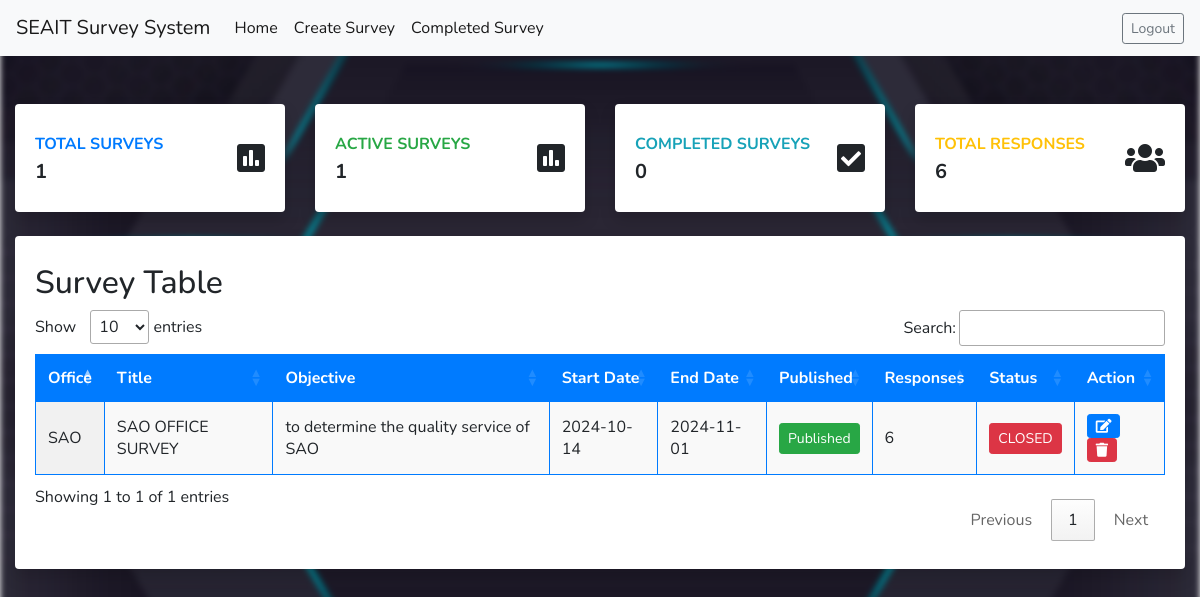
The app's page /admin/home.php (signed in) with its own data.
### tables this page shows
CREATE TABLE IF NOT EXISTS `surveys` (
  `survey_id` int NOT NULL AUTO_INCREMENT,
  `office` varchar(100) NOT NULL,
  `title` varchar(255) NOT NULL,
  `objective` text,
  `is_anonymous` tinyint(1) DEFAULT '0',
  `is_published` tinyint(1) DEFAULT '0',
  `start_date` date DEFAULT NULL,
  `end_date` date DEFAULT NULL,
  `created_by` int DEFAULT NULL,
  `created_at` timestamp NULL DEFAULT CURRENT_TIMESTAMP,
  `updated_at` timestamp NULL DEFAULT CURRENT_TIMESTAMP ON UPDATE CURRENT_TIMESTAMP,
  `is_complete` int NOT NULL,
  PRIMARY KEY (`survey_id`),
  KEY `created_by` (`created_by`)
);

### admin/home.php (the view, shortened to what this page needs)
<?php include 'includes/header.php';
include 'includes/navtop.php';
mysqli_set_charset($conn, "utf8");
$surveytable = "SELECT * FROM surveys";
if ($stmt = mysqli_prepare($conn, $surveytable)) {
    mysqli_stmt_execute($stmt);
    $surveyresult = mysqli_stmt_get_result($stmt);
} else {
    echo "Failed to prepare statement: " . mysqli_error($conn);
}
?>
<link rel="stylesheet" href="https://cdnjs.cloudflare.com/ajax/libs/font-awesome/5.13.0/css/all.min.css">
<link rel="stylesheet" href="https://cdn.datatables.net/1.11.5/css/jquery.dataTables.min.css">
<link rel="stylesheet" href="../css/home.css">
<div class="container-fluid mt-5">
    <div class="row">
        <div class="col-xl-3 col-md-6 mb-4">
            <div class="card border-left-primary shadow h-100 py-2">
                <div class="card-body">
                    <div class="row no-gutters align-items-center">
                        <div class="col mr-2">
                            <div class="text-xs font-weight-bold text-primary text-uppercase mb-1">Total Surveys</div>
                            <div class="h5 mb-0 font-weight-bold text-gray-800">
                                <?php echo mysqli_num_rows($surveyresult); ?>
                            </div>
                        </div>
                        <div class="col-auto">
                            <i class="fas fa-poll fa-2x text-gray-300"></i>
                        </div>
                    </div>
                </div>
            </div>
        </div>
        <div class="col-xl-3 col-md-6 mb-4">
            <div class="card border-left-success shadow h-100 py-2">
                <div class="card-body">
                    <div class="row no-gutters align-items-center">
                        <div class="col mr-2">
                            <div class="text-xs font-weight-bold text-success text-uppercase mb-1">Active Surveys
                            </div>
                            <?php
                            $activesurveys = "SELECT * FROM surveys WHERE end_date > NOW() OR is_published = 0";
                            if ($stmt = mysqli_prepare($conn, $activesurveys)) {
                                mysqli_stmt_execute($stmt);
                                $activesurveyresult = mysqli_stmt_get_result($stmt);
                            }
                            ?>
                            <div class="h5 mb-0 font-weight-bold text-gray-800">
                                <?php echo mysqli_num_rows($activesurveyresult); ?>
                            </div>
                        </div>
                        <div class="col-auto">
                            <i class="fas fa-poll fa-2x text-gray-300"></i>
                        </div>
                    </div>
                </div>
            </div>
        </div>
        <div class="col-xl-3 col-md-6 mb-4">
            <div class="card border-left-info shadow h-100 py-2">
                <div class="card-body">
                    <div class="row no-gutters align-items-center">
                        <div class="col mr-2">
                            <div class="text-xs font-weight-bold text-info text-uppercase mb-1">Completed Surveys</div>
                            <?php
                            $completeurveys = "SELECT * FROM surveys WHERE end_date < NOW() AND is_published = 1";
                            if ($stmt = mysqli_prepare($conn, $completeurveys)) {
                                mysqli_stmt_execute($stmt);
                                $completeurveyresult = mysqli_stmt_get_result($stmt);
                            }
                            ?>
                            <div class="h5 mb-0 font-weight-bold text-gray-800">
                                <?php echo mysqli_num_rows($completeurveyresult); ?>
                            </div>
                        </div>
                        <div class="col-auto">
                            <i class="fas fa-check-square fa-2x text-gray-300"></i>
                        </div>
                    </div>
                </div>
            </div>
        </div>
        <div class="col-xl-3 col-md-6 mb-4">
            <div class="card border-left-warning shadow h-100 py-2">
                <div class="card-body">
                    <div class="row no-gutters align-items-center">
                        <div class="col mr-2">
                            <div class="text-xs font-weight-bold text-warning text-uppercase mb-1">Total Responses</div>
                            <?php
                            $surveyresponses = "SELECT COUNT(*) AS total_responses FROM surveyresponses";
                            if ($stmt = mysqli_prepare($conn, $surveyresponses)) {
                                mysqli_stmt_execute($stmt);
                                $surveyresponsesresult = mysqli_stmt_get_result($stmt);
                                $surveyresponsesrow = mysqli_fetch_assoc($surveyresponsesresult);
                            }
                            ?>
                            <div class="h5 mb-0 font-weight-bold text-gray-800">
                                <?php echo $surveyresponsesrow['total_responses']; ?>
                            </div>
                        </div>
                        <div class="col-auto">
                            <i class="fas fa-users fa-2x text-gray-300"></i>
                        </div>
                    </div>
                </div>
            </div>
        </div>
    </div>
    <div class="row">
        <div class="col-xl-12 col-md-6 mb-4">
            <div class="card border-left-warning shadow h-100 py-2">
                <div class="card-body">
                    <div class="row no-gutters align-items-center w-100">
                        <div class="col-12">
                            <h2>Survey Table</h2>
                            <table id="surveyTable" class="display">
                                <thead>
                                    <tr>
                                        <th>Office</th>
                                        <th>Title</th>
                                        <th>Objective</th>
                                        <th>Start Date</th>
                                        <th>End Date</th>
                                        <th>Published</th>
                                        <th>Responses</th>
                                        <th>Status</th>
                                        <th>Action</th>
                                    </tr>
                                </thead>
                                <tbody>
                                    <?php while ($surveyrow = mysqli_fetch_assoc($surveyresult)) { ?>
                                        <tr>
                                            <td><?php echo htmlspecialchars($surveyrow['office'], ENT_QUOTES, 'UTF-8'); ?>
                                            </td>
                                            <td><?php echo htmlspecialchars($surveyrow['title'], ENT_QUOTES, 'UTF-8'); ?>
                                            </td>
                                            <td><?php echo htmlspecialchars($surveyrow['objective'], ENT_QUOTES, 'UTF-8'); ?>
                                            </td>
                                            <td><?php echo htmlspecialchars($surveyrow['start_date'], ENT_QUOTES, 'UTF-8'); ?>
                                            </td>
                                            <td><?php echo htmlspecialchars($surveyrow['end_date'], ENT_QUOTES, 'UTF-8'); ?>
                                            </td>
                                            <td id="published_status_<?php echo $surveyrow['survey_id']; ?>">
                                                <button
                                                    class="btn btn-sm btn-<?php echo $surveyrow['is_published'] == 1 ? 'success' : 'danger'; ?>"
                                                    onclick="changePublished(<?php echo $surveyrow['survey_id']; ?>, <?php echo $surveyrow['is_published']; ?>)">
                                                    <?php echo $surveyrow['is_published'] == 1 ? 'Published' : 'Not published'; ?>
                                                </button>
                                            </td>
                                            <td>
                                                <?php
                                                $surveyresponses = "SELECT * FROM surveyresponses WHERE survey_id = ?";
                                                $stmt = $conn->prepare($surveyresponses);
                                                $stmt->bind_param("i", $surveyrow['survey_id']);
                                                $stmt->execute();
                                                $surveyresponsesresult = $stmt->get_result();
                                                echo mysqli_num_rows($surveyresponsesresult);
                                                ?>
                                            </td>
                                            <td id="open_status_<?php echo $surveyrow['survey_id']; ?>">
                                                <button
                                                    class="btn btn-sm btn-<?php echo $surveyrow['is_complete'] == 1 ? 'danger' : 'success'; ?>"
                                                    onclick="confirmChangeOpen(<?php echo $surveyrow['survey_id']; ?>, <?php echo $surveyrow['is_complete']; ?>)">
                                                    <?php echo $surveyrow['is_complete'] == 1 ? 'CLOSED' : 'OPEN'; ?>
                                                </button>
                                            </td>
                                            <td>
                                                <button href="#" class="btn btn-sm btn-primary"
                                                    onclick="openEditModal(<?php echo $surveyrow['survey_id']; ?>, '<?php echo addslashes($surveyrow['office']); ?>', '<?php echo addslashes($surveyrow['title']); ?>', '<?php echo addslashes($surveyrow['objective']); ?>', '<?php echo $surveyrow['start_date']; ?>', '<?php echo $surveyrow['end_date']; ?>')"><i
                                                        class="fas fa-edit"></i></button>
                                                <button class="btn btn-sm btn-danger deleteSurveyBtn"
                                                    data-survey-id="<?php echo $surveyrow['survey_id']; ?>">
                                                    <i class="fas fa-trash"></i>
                                                </button>
                                            </td>
                                        </tr>
                                    <?php } ?>
                                </tbody>
                            </table>
                        </div>
                    </div>
                </div>
            </div>
        </div>
    </div>
</div>
<?php include 'includes/footer.php'; ?>

### admin/includes/header.php (shortened to what this page needs)
<!DOCTYPE html>
<html lang="en">
<head>
</head>
<link rel="stylesheet" href="../css/bootstrap.min.css">
<link rel="stylesheet" href="../css/jgrowl.min.css" />
<body>

### admin/includes/navtop.php (shortened to what this page needs)
<nav class="navbar navbar-expand-lg navbar-light bg-light">
    <a class="navbar-brand" href="#">SEAIT Survey System</a>
    <div class="collapse navbar-collapse" id="navbarSupportedContent">
        <ul class="navbar-nav mr-auto">
            <li class="nav-item active">
                <a class="nav-link" href="home.php">Home <span class="sr-only">(current)</span></a>
            </li>
            <li class="nav-item active">
                <a class="nav-link" href="create_form.php">Create Survey</a>
            </li>
            <li class="nav-item active">
                <a class="nav-link" href="completed_surveys.php">Completed Survey</a>
            </li>
        </ul>
        <a href="logout.php" class="btn btn-sm btn-outline-secondary">Logout</a>
    </div>
</nav>

### admin/includes/footer.php (shortened to what this page needs)
</body>

### css/home.css (style rules this page uses)
body { margin: 0; height: auto; overflow-y: auto; position: relative; font-family: "Nunito", sans-serif; }
body::before { content: ""; position: fixed; top: 0; left: 0; width: 100%; height: 100%; background-image: url("../assets/image/bgsur.jpg"); background-repeat: no-repeat; background-position: center; background-size: cover; filter: blur(3px); z-index: -1; }
.card { border: none; }
#surveyTable { width: 100%; border-collapse: collapse; }
#surveyTable thead { background-color: #007bff; color: white; }
#surveyTable th, #surveyTable td { padding: 12px; text-align: left; border: 1px solid #007bff; }
table td { text-transform: none; }
.btn-primary { background-color: #007bff; border-color: #007bff; }

### records on screen
surveys: office "SAO", title "SAO OFFICE SURVEY", objective "to determine the quality service of SAO", start_date "2024-10-14", end_date "2024-11-01", is_published "Published", mysqli_num_rows($surveyresponsesresult) "6", is_complete "CLOSED"

### other values on screen
mysqli_num_rows($surveyresult) "1"
mysqli_num_rows($activesurveyresult) "1"
mysqli_num_rows($completeurveyresult) "0"
$surveyresponsesrow['total_responses'] "6"
